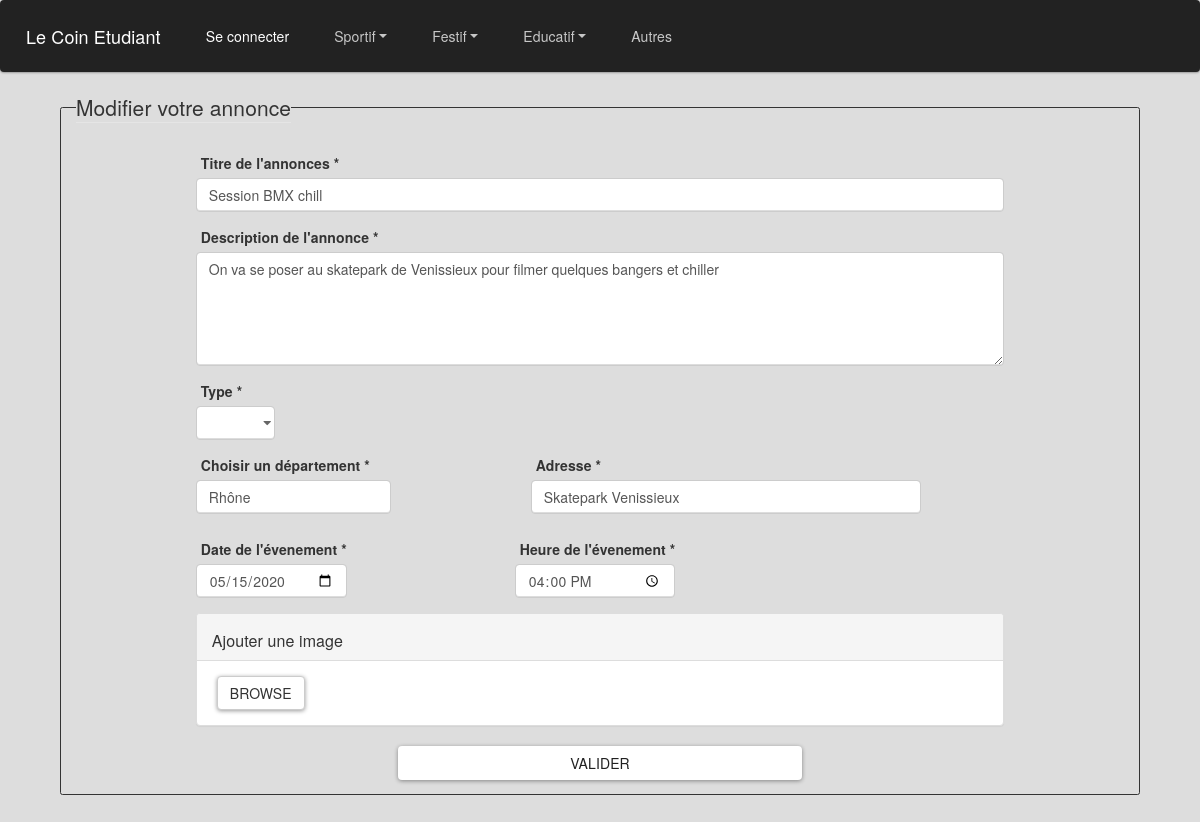
The page /controleur/ModifAnnonce.ctrl.php?id=5 on the database its author committed.
### tables this page shows
CREATE TABLE "annonce" (
	"id"	INTEGER,
	"idClient"	INTEGER,
	"type"	TEXT,
	"categorie"	TEXT,
	"sousCategorie"	TEXT,
	"titre"	TEXT,
	"contenu"	TEXT,
	"adresse"	TEXT,
	"nbParticipant"	INTEGER,
	"nbInteresse"	INTEGER,
	"departement"	TEXT,
	"datePrevu"	TEXT,
	"heurePrevu"	TEXT,
	"dateHeure"	TEXT,
	PRIMARY KEY("id"),
	FOREIGN KEY("idClient") REFERENCES "client"("id"),
	FOREIGN KEY("categorie") REFERENCES "categorie"("id")
);

### controleur/ModifAnnonce.ctrl.php (called while the page is built, shortened)
<?php
include_once("../modele/DAO.class.php");
$annonce = $dao->getAnnonceById($_GET["id"]);
$format_basique = $annonce->datePrevu;
$Date = date("Y-m-d", strtotime($format_basique));
include('../vue/ModifAnnonceview.php');
?>

### modele/DAO.class.php (called while the page is built, shortened)
<?php
class DAO
{
  private $db;
  function __construct()
  {
    try {
      $this->db = new PDO('sqlite:../modele/data/data.db');
    } catch (Exception $e) {
      die("erreur de connexion:".$e->getMessage());
    }
  }
  function getAnnonceById(int $id): Annonce{
    $requ="SELECT * FROM annonce WHERE id='$id'";
    $res = $this->db->query($requ);
    $result = $res->fetchAll(PDO::FETCH_CLASS|PDO::FETCH_PROPS_LATE, "Annonce");
    return $result[0];
  }
}
$dao = new DAO();
?>

### vue/ModifAnnonceview.php (the view, shortened to what this page needs)
<!DOCTYPE html>
<html lang="en" dir="ltr">
<head>
  <link rel="stylesheet" href="../vue/css/bootstrap.min.css">
  <link rel="stylesheet" href="../vue/css/Annoncesview.css">
  <link rel="stylesheet" href="../vue/css/AjoutAnnonceview.css">
  <link rel="stylesheet" href="../vue/css/Header.css">
  <link rel="stylesheet" href='../vue/css/jquery.flipster.css'>
  <link rel="stylesheet" href="../vue/css/bootstrap-imageupload.css">
  <link href="https://maxcdn.bootstrapcdn.com/bootstrap/3.3.7/css/bootstrap.min.css" rel="stylesheet">
</head>
<body>
  <header>
    <?php include('header.php') ?>
  </header>
  <body>
    <fieldset class="container border-10 rounded" style="width:90%;margin-bottom:7em;">
      <legend  class="w-auto">Modifier votre annonce</legend>
      <form class="container" style="width:80%; margin-top:10px" action="../controleur/ModifAnnonce.ctrl.php?id=<?=$annonce->id?>" method="POST" enctype="multipart/form-data" >
        <div class="justify-content-center">
          <div class="form-group">
            <label for="titreAnnonce">Titre de l'annonces *</label>
            <input type="text" class="form-control" name="titre" id="titreAnnonce" placeholder="Saisissez un titre clair pour votre annonce." maxlength="60" value="<?= $annonce->titre ?>" required>
          </div>
          <div class="form-group">
            <label for="descriptionTextArea">Description de l'annonce * </label>
            <textarea class="form-control" name="contenu" id="descritionAnnonce" rows="5" placeholder="Saississez une description précise afin de mettre en valeur votre annonce." minlength="10" maxlength="500" required><?= $annonce->contenu ?> </textarea>
          </div>
          <div class="row">
            <div class="form-group" style="margin-left:15px;margin-right:30px;">
              <label for="type">Type *</label>
              <select class="form-control" id="categorieAnnonce" name="type" onChange="addSelectedCat(this);" style="width:150%;" required>
                <option value=""></option>
                <option value="<?=$annonce->type?>"> <?= ucfirst($annonce->type) ?> </option>
              </select>
            </div>
          </div>
          <div class="row">
            <div class="form-group" style="margin-right:10em; margin-left:15px;">
              <label for="DepartementInput"> Choisir un département * </label>
              <div class="autocomplete">
                <input type="text" class="form-control inputFiltre" id="myInput" name="departement" value="<?= $annonce->departement ?>" autocomplete="off" placeholder="Commencer à écrire pour avoir des propositions" required maxlength="35">
              </div>
            </div>
            <div class="form-group">
              <label for="DepartementInput"> Adresse * </label>
              <input type="text" class="form-control" name="adresse" value="<?=$annonce->adresse?>" placeholder="Saisissez l'adresse de l'évenement" style="width:200%;" required>
            </div>
          </div>
          <div class="row">
            <div class="form-group" style="margin-right:12em; margin-left:15px;">
              <label for="date-input"> Date de l'évenement *</label>
              <input class="form-control" type="date" name="datePrevu" value="<?=$Date?>" required>
            </div>
            <div class="form-group">
              <label for="heure-input"> Heure de l'évenement *</label>
              <input class="form-control" type="time" name="heurePrevu" value="<?=$annonce->heurePrevu?>" required>
            </div>
          </div>
          <div class="imageupload panel panel-default">
            <div class="panel-heading clearfix">
              <h3 class="panel-title pull-left">Ajouter une image</h3>
            </div>
            <div class="file-tab panel-body">
              <label class="btn btn-default btn-file">
                <span>Browse</span>
              </label>
            </div>
          </div>
          <div class="text-center" style="margin-bottom:1em;">
            <button class="btn btn-light" style="width:50%;" name="updatesubmit" type="submit" id="contact-submit" value"submit">Valider</button>
          </div>
        </form>
      </fieldset>
    </body>
  </body>
  </html>

### vue/css/Annoncesview.css (style rules this page uses)
html body { background-color: #DDDDDD; }
label { margin-left: 5px; }
.autocomplete { position: relative; padding-bottom: 10px; }

### vue/css/AjoutAnnonceview.css (style rules this page uses)
html body { background-color: #DDDDDD; }
.border-10 { border-style:solid; border-width: 1px; }
.autocomplete { position: relative; padding-bottom: 10px; }

### vue/css/Header.css (style rules this page uses)
.form-control { border: 1px solid lightgrey; border-radius: 5px; }

### vue/footer.php (style rules this page uses)
html { position: relative; min-height: 100%; }

### rows shown on the page
annonce: titre "Session BMX chill", contenu "On va se poser au skatepark de Venissieux pour filmer quelques bangers et chiller", departement "Rhône", adresse "Skatepark Venissieux", datePrevu "05/15/2020", heurePrevu "16:00"
